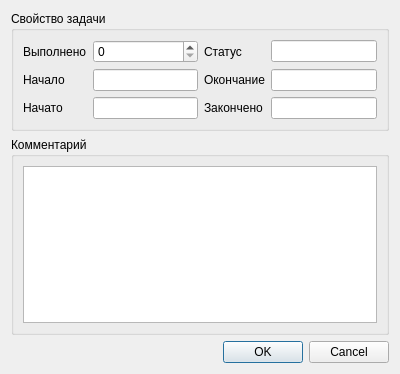
<?xml version="1.0" encoding="UTF-8"?>
<ui version="4.0">
 <class>DialogTaskStart</class>
 <widget class="QDialog" name="DialogTaskStart">
  <property name="geometry">
   <rect>
    <x>0</x>
    <y>0</y>
    <width>400</width>
    <height>374</height>
   </rect>
  </property>
  <property name="windowTitle">
   <string>Свойство задачи</string>
  </property>
  <layout class="QVBoxLayout" name="verticalLayout">
   <item>
    <widget class="QGroupBox" name="groupProp">
     <property name="title">
      <string>Свойство задачи</string>
     </property>
     <layout class="QVBoxLayout" name="verticalLayout_2">
      <item>
       <layout class="QGridLayout" name="gridLayout">
        <item row="0" column="0">
         <widget class="QLabel" name="labelProcent">
          <property name="sizePolicy">
           <sizepolicy hsizetype="Minimum" vsizetype="Preferred">
            <horstretch>0</horstretch>
            <verstretch>0</verstretch>
           </sizepolicy>
          </property>
          <property name="text">
           <string>Выполнено</string>
          </property>
         </widget>
        </item>
        <item row="0" column="1">
         <widget class="QSpinBox" name="spinBoxProcent">
          <property name="sizePolicy">
           <sizepolicy hsizetype="Expanding" vsizetype="Fixed">
            <horstretch>0</horstretch>
            <verstretch>0</verstretch>
           </sizepolicy>
          </property>
          <property name="maximum">
           <number>100</number>
          </property>
         </widget>
        </item>
        <item row="0" column="2">
         <widget class="QLabel" name="labelStatus">
          <property name="text">
           <string>Статус</string>
          </property>
         </widget>
        </item>
        <item row="1" column="0">
         <widget class="QLabel" name="labelBegin">
          <property name="sizePolicy">
           <sizepolicy hsizetype="Minimum" vsizetype="Preferred">
            <horstretch>0</horstretch>
            <verstretch>0</verstretch>
           </sizepolicy>
          </property>
          <property name="text">
           <string>Начало</string>
          </property>
         </widget>
        </item>
        <item row="1" column="2">
         <widget class="QLabel" name="labelEnd">
          <property name="text">
           <string>Окончание</string>
          </property>
         </widget>
        </item>
        <item row="2" column="0">
         <widget class="QLabel" name="labelTaskBegin">
          <property name="sizePolicy">
           <sizepolicy hsizetype="Minimum" vsizetype="Preferred">
            <horstretch>0</horstretch>
            <verstretch>0</verstretch>
           </sizepolicy>
          </property>
          <property name="text">
           <string>Начато</string>
          </property>
         </widget>
        </item>
        <item row="2" column="2">
         <widget class="QLabel" name="labelTaskEnd">
          <property name="text">
           <string>Закончено</string>
          </property>
         </widget>
        </item>
        <item row="2" column="3">
         <widget class="QLineEdit" name="lineEditTaskEnd"/>
        </item>
        <item row="2" column="1">
         <widget class="QLineEdit" name="lineEditTaskBegin"/>
        </item>
        <item row="1" column="1">
         <widget class="QLineEdit" name="lineEditBegin"/>
        </item>
        <item row="1" column="3">
         <widget class="QLineEdit" name="lineEditEnd"/>
        </item>
        <item row="0" column="3">
         <widget class="QLineEdit" name="lineEditStatus"/>
        </item>
       </layout>
      </item>
     </layout>
    </widget>
   </item>
   <item>
    <widget class="QGroupBox" name="groupBoxComm">
     <property name="title">
      <string>Комментарий</string>
     </property>
     <layout class="QVBoxLayout" name="verticalLayout_3">
      <item>
       <widget class="TextEditWidget" name="textEdit"/>
      </item>
     </layout>
    </widget>
   </item>
   <item>
    <widget class="QDialogButtonBox" name="buttonBox">
     <property name="orientation">
      <enum>Qt::Horizontal</enum>
     </property>
     <property name="standardButtons">
      <set>QDialogButtonBox::Cancel|QDialogButtonBox::Ok</set>
     </property>
    </widget>
   </item>
  </layout>
 </widget>
 <customwidgets>
  <customwidget>
   <class>TextEditWidget</class>
   <extends>QTextEdit</extends>
   <header>texteditwidget.h</header>
  </customwidget>
 </customwidgets>
 <resources/>
 <connections>
  <connection>
   <sender>buttonBox</sender>
   <signal>accepted()</signal>
   <receiver>DialogTaskStart</receiver>
   <slot>accept()</slot>
   <hints>
    <hint type="sourcelabel">
     <x>248</x>
     <y>254</y>
    </hint>
    <hint type="destinationlabel">
     <x>157</x>
     <y>274</y>
    </hint>
   </hints>
  </connection>
  <connection>
   <sender>buttonBox</sender>
   <signal>rejected()</signal>
   <receiver>DialogTaskStart</receiver>
   <slot>reject()</slot>
   <hints>
    <hint type="sourcelabel">
     <x>316</x>
     <y>260</y>
    </hint>
    <hint type="destinationlabel">
     <x>286</x>
     <y>274</y>
    </hint>
   </hints>
  </connection>
 </connections>
</ui>
